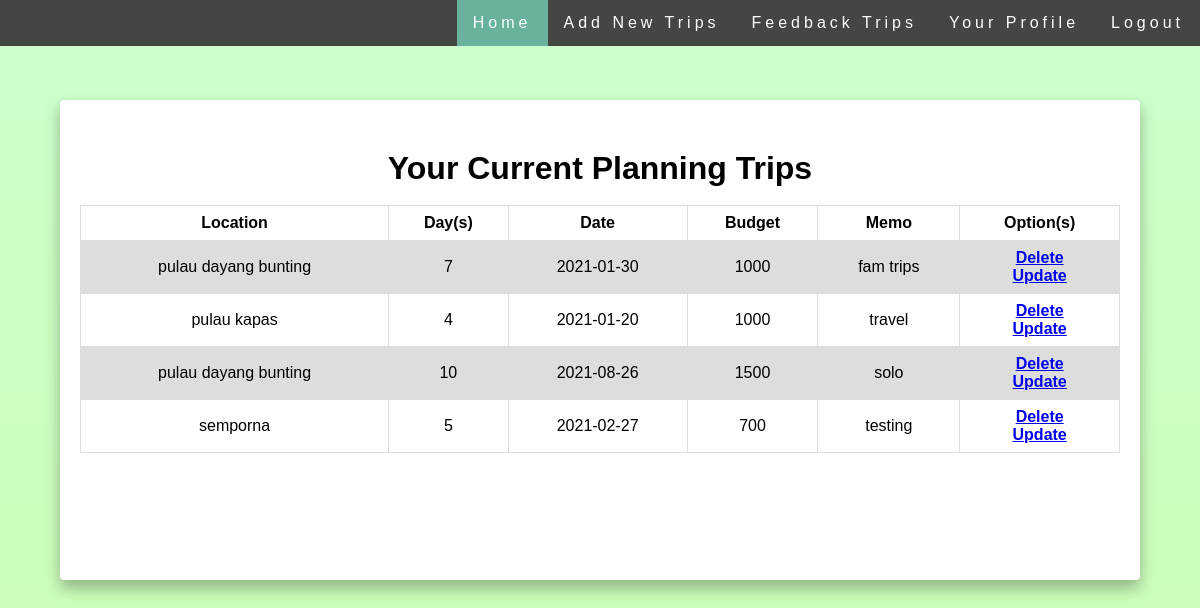
/mainpage.php?email=fatinnur381@gmail.com&name=fatin (signed in), run on the app's committed database.
### tables this page shows
CREATE TABLE `trips` (
  `id` int(100) NOT NULL,
  `location` varchar(100) NOT NULL,
  `date` date DEFAULT NULL,
  `day` varchar(10) NOT NULL,
  `budget` varchar(50) NOT NULL,
  `memo` varchar(255) NOT NULL,
  `email` varchar(100) NOT NULL
);

### mainpage.php (the view, shortened to what this page needs)
<?php
include_once("dbconnect.php");
$name = $_GET['name'];
$email = $_GET['email'];
echo "<div class='navbar'>";
echo "<ul>
      <li><a href='login.html'>Logout</a></li>
      <li><a href='profile.php?email=".$email."&name=".$name."' >Your Profile</a></li>
      <li><a href='feedbackpage.php?email=".$email."&name=".$name."'>Feedback Trips</a></li>
      <li><a href='addplan.php?email=".$email."&name=".$name."'>Add New Trips</a></li>
      <li><a class='active' href='mainpage.php?email=".$email."&name=".$name."'>Home</a></li>
      </ul>";
echo "</div>";
  if (isset($_SESSION["email"])){
    try {
        $sql = "SELECT * FROM trips WHERE email = '$email'";
        $stmt = $conn->prepare($sql );
        $stmt->execute();
        $trips = $stmt->fetchAll();
        echo "<div class='tableplan'>";
        echo "<p><h1 align='center'>Your Current Planning Trips</h1></p><br>";
        echo "<table border='1' align='center'>
        <tr>
          <th>Location</th>
          <th>Day(s)</th>
          <th>Date</th>
          <th>Budget</th>
          <th>Memo</th>
          <th>Option(s)</th>
        </tr>";
        echo "</div>";
        foreach($trips as $trips) {
            echo "<tr>";
            echo "<td>".$trips['location']."</td>";
            echo "<td>".$trips['day']."</td>";
            echo "<td>".$trips['date']."</td>";
            echo "<td>".$trips['budget']."</td>";
            echo "<td>".$trips['memo']."</td>";
            echo "<td><a href='mainpage.php?email=".$email."&name=".$name."&id=".$trips['id']."
            &options=del' onclick= 'return confirm(\"Delete. Are your sure?\");'><b>Delete<b></a><br>
            <a href='updateplan.php?email=".$email."&name=".$name."&id=".$trips['id']."
            &location=".$trips['location']."&day=".$trips['day']."&date=".$trips['date']."&budget=".$trips['budget']."&memo=".$trips['memo']."'><b>Update<b></a></td>";
            echo "</tr>";
        }
    } catch(PDOException $e) {
      echo $sql . "<br>" . $e->getMessage();
    }
      }else{
        echo "<script> alert('Session Expired!!!')</script>";
        echo "<script> window.location.replace('login.html') </script>;";
      }
?>
<!DOCTYPE html>
<html lang="en">
<head>
<body>
</body>
</html>

### mainpage.php (style rules this page uses)
* { margin: 0; padding: 0; box-sizing: border-box; font-family: 'Poppins', sans-serif; }
body { background: -webkit-linear-gradient(bottom, #CCFF99, #CCFFCC); min-height: 200vh; }
ul { list-style-type: none; margin: 0; padding: 0; overflow: hidden; background-color: #333; position: fixed; top: 0; width: 100%; }
li { float: right; }
li a { display: block; color: white; text-align: center; padding: 14px 16px; text-decoration: none; }
.active { background-color: #5daa99; }
table { font-family: arial, sans-serif; border-collapse: collapse; margin-left: auto; margin-right: auto; }
td, th { border: 1px solid #dddddd; text-align: left; padding: 8px; text-align : center; }
tr:nth-child(even) { background-color: #dddddd; }
.navbar { margin-bottom: 0; background-color: #2d2d30; border: 0; letter-spacing: 4px; opacity: 0.9; }
h1 { margin-top:30px; }
.container form, .tableplan table, .tableprofile table { width: 100%; height: 30%; padding: 20px; background: white; border-radius: 4px; }
.tableplan { margin: 100px auto; width: 90%; max-width: 100%; height: 30%; padding: 20px; background: white; border-radius: 4px; box-shadow: 0 8px 16px rgba(0, 0, 0, .3); }

### data on the page
trips: location "pulau dayang bunting", day "7", date "2021-01-30", budget "1000", memo "fam trips"
trips: location "pulau kapas", day "4", date "2021-01-20", budget "1000", memo "travel"
trips: location "pulau dayang bunting", day "10", date "2021-08-26", budget "1500", memo "solo"
trips: location "semporna", day "5", date "2021-02-27", budget "700", memo "testing"
